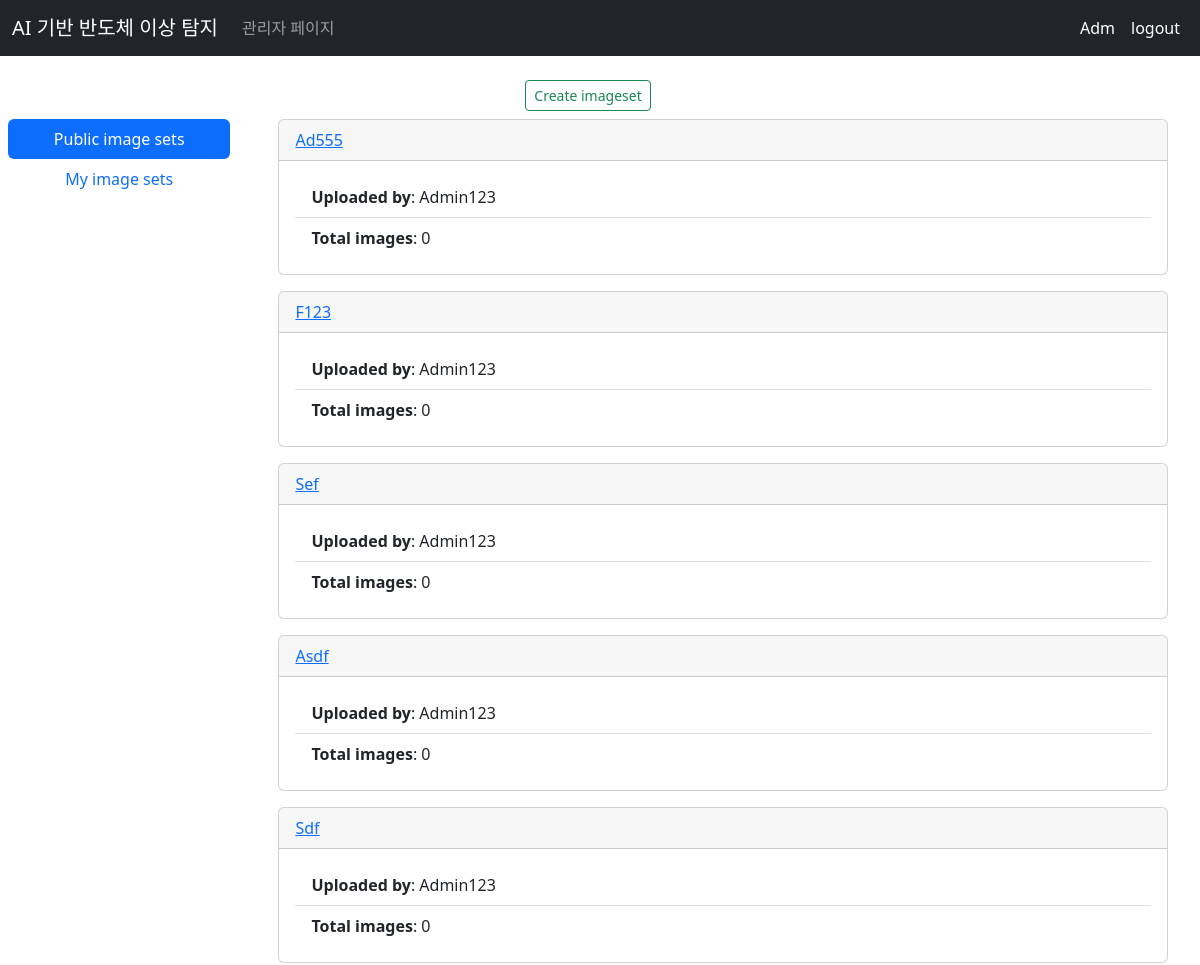
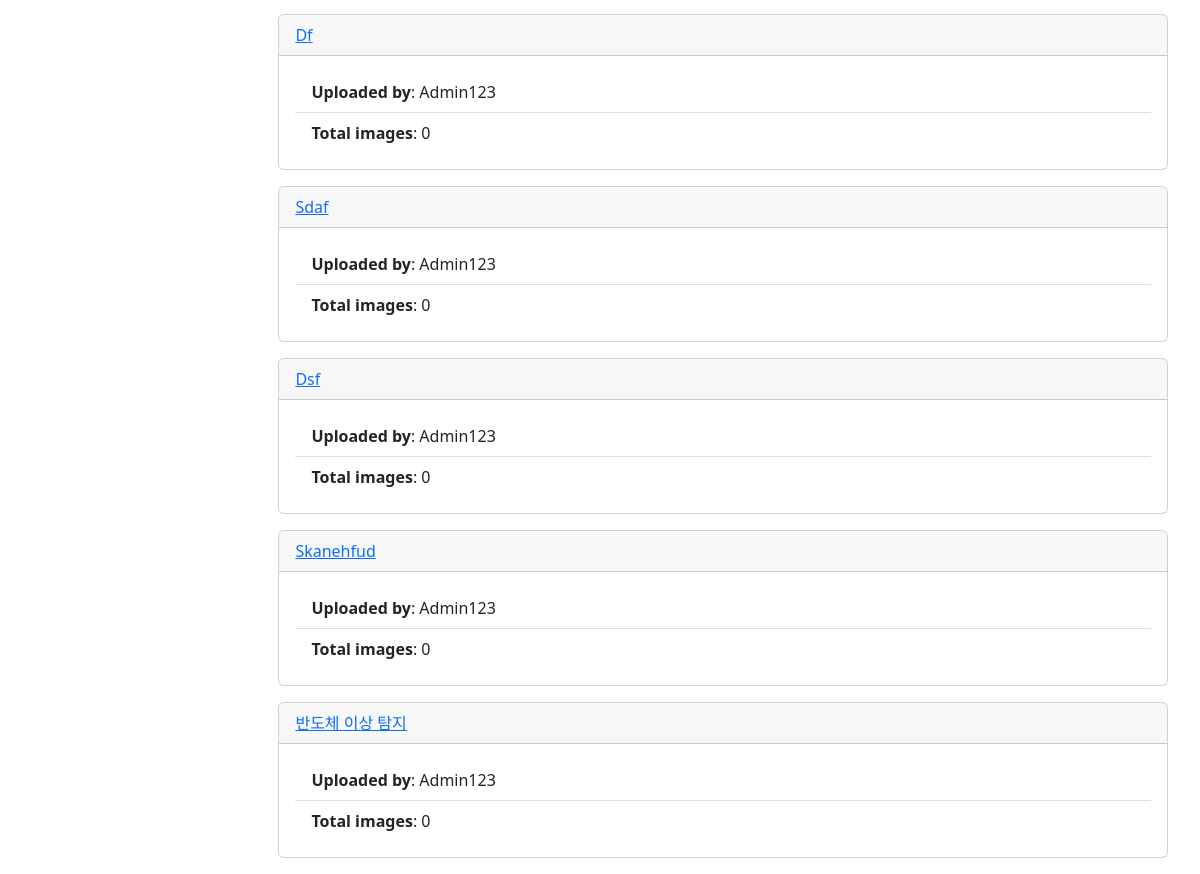
The app's page /images/image_set_list/ (signed in) with its own data (2 pictures, top to bottom).
### apps/users/models.py (models this page shows)
class CustomUser(AbstractUser):
    age = models.PositiveIntegerField(null=True, blank=True)
    gender = models.CharField(
        choices=Organization.choices, max_length=10)

### apps/images/models.py (models this page shows, shortened)
class ImageSet(CreationModificationDateBase):
    name = models.CharField(max_length=100,
                            help_text="eg. Delhi-trip, Tajmahal, flowers"
                            )
    description = models.TextField()
    user = models.ForeignKey(settings.AUTH_USER_MODEL,
                             related_name='imagesets',
                             on_delete=models.CASCADE
                             )
    dirpath = models.CharField(max_length=150, null=True, blank=True)
    public = models.BooleanField(default=False)
    class Meta:
        constraints = [models.UniqueConstraint(
            fields=['user', 'name'],
            name='unique_imageset_by_user')]
    def __str__(self):
        return f'{self.name.capitalize()}'

### apps/images/views.py (the view)
# urls.py: path('image_set_list/', views.ImageSetListView.as_view(),
class ImageSetListView(LoginRequiredMixin, ListView):
    model = ImageSet
    context_object_name = 'imagesets'
    paginate_by: int = 10
    def get_queryset(self):
        return super().get_queryset().filter(user=self.request.user)
    def get_context_data(self, **kwargs):
        context = super().get_context_data(**kwargs)
        public_imagesets = ImageSet.objects.filter(
            public=True).order_by('-created')
        user_imagesets = ImageSet.objects.filter(
            user=self.request.user).order_by('-created')
        context["public_imagesets"] = public_imagesets
        context["user_imagesets"] = user_imagesets
        return context

### apps/images/templates/images/imageset_list.html (shortened to what this page needs)
{% extends 'base.html' %}
{% load static crispy_forms_tags %}
{% block content %}
    <div class="row">
        <div class="d-flex justify-content-center mb-2">
            <a class="btn btn-sm btn-outline-success mx-1" type="button" href="{% url 'images:imageset_create_url' %}">Create imageset</a>
        </div>
        <div class="d-flex align-items-start">
            <div style="width:20%" class="nav flex-column nav-pills me-5" id="v-pills-tab" role="tablist" aria-orientation="vertical">
                <button class="nav-link active" id="v-pills-public-tab" data-bs-toggle="pill" data-bs-target="#v-pills-public" type="button" role="tab" aria-controls="v-pills-public" aria-selected="true">Public image sets</button>
                <button class="nav-link" id="v-pills-user-tab" data-bs-toggle="pill" data-bs-target="#v-pills-user" type="button" role="tab" aria-controls="v-pills-user" aria-selected="false">My image sets</button>
            </div>
            <div class="tab-content" id="v-pills-tabContent" style="width:80%">
                <div class="tab-pane fade show active" id="v-pills-public" role="tabpanel" aria-labelledby="v-pills-public-tab" tabindex="0">
                    {% for imgset in public_imagesets %}
                        <div class="card mb-3">
                            <div class="card-header">
                                <a href="{% url 'images:imageset_detail_url' imgset.id %}">{{ imgset }}</a>
                            </div>
                            <div class="card-body">
                                <ul class="list-group list-group-flush">
                                    <li class="list-group-item"><b>Uploaded by</b>: {{ imgset.user|capfirst }}</li>
                                    <li class="list-group-item"><b>Total images</b>: {{ imgset.images.count }}</li>
                                </ul>
                            </div>
                        </div>
                    {% empty %}
                        <div class="card">
                            <div class="card-header">
                                No public imageset created Yet!
                            </div>
                        </div>
                    {% endfor %}
                </div>
            </div>
        </div>
    </div>
{% endblock content %}

### templates/base.html (shortened to what this page needs)
{% load static %}
<!doctype html>
<html lang="en">
<head>
  {% block vendor_css %}
    <link rel="stylesheet" type="text/css" media="all" href="{% static 'css/vendor/bootstrap.min.css' %}" />
    <link href="{% static 'css/ekko-lightbox.css' %}" rel="stylesheet">
  {% endblock vendor_css %}
  {% block site_css %}
    <link rel="stylesheet" type="text/css" media="all" href="{% static 'css/styles/style.css' %}" />
  {% endblock %}
</head>
<body class="{% block body_class %}{% endblock %}">
  {% include 'partials/_nav.html' %}
<div class="fluid-container mx-2">
  <div class="row">
    {% block content %}{% endblock %}
  </div>
</div>
</body>
</html>

### templates/partials/_nav.html (shortened to what this page needs)
<nav class="navbar navbar-expand-lg navbar-dark bg-dark sticky-top fixed-top mb-4">
    <div class="container-fluid">
      <a class="navbar-brand" href="{% url 'home_url' %}">AI 기반 반도체 이상 탐지</a>
      <div class="collapse navbar-collapse" id="navbarSupportedContent">
        <ul class="navbar-nav me-auto mb-2 mb-lg-0">
           <li class="nav-item">
            <a class="nav-link" href="/admin">관리자 페이지</a>
          </li>
        </ul>
        <div class="d-flex">
          <ul class="navbar-nav me-auto mb-2 mb-lg-0">
          {% if user.is_authenticated %}
            <li class="nav-item">
              <a class="nav-link active" href="#">{{ request.user|capfirst }}</a>
            </li>
            <li class="nav-item">
              <a class="nav-link active" href="{% url 'users:logout' %}">logout</a>
            </li>
          {% endif %}
          </ul>
        </div>
      </div>
    </div>
  </nav>

### templates/partials/_scripts.html (shortened to what this page needs)
{% load static %}

### static/css/styles/style.css (style rules this page uses)
.show { display: block; }

### records on screen
CustomUser: user "Adm"
ImageSet: name "Ad555", user "Admin123", images.count "0"
ImageSet: name "F123", user "Admin123", images.count "0"
ImageSet: name "Sef", user "Admin123", images.count "0"
ImageSet: name "Asdf", user "Admin123", images.count "0"
ImageSet: name "Sdf", user "Admin123", images.count "0"
ImageSet: name "Df", user "Admin123", images.count "0"
ImageSet: name "Sdaf", user "Admin123", images.count "0"
ImageSet: name "Dsf", user "Admin123", images.count "0"
ImageSet: name "Skanehfud", user "Admin123", images.count "0"
ImageSet: name "반도체 이상 탐지", user "Admin123", images.count "0"
